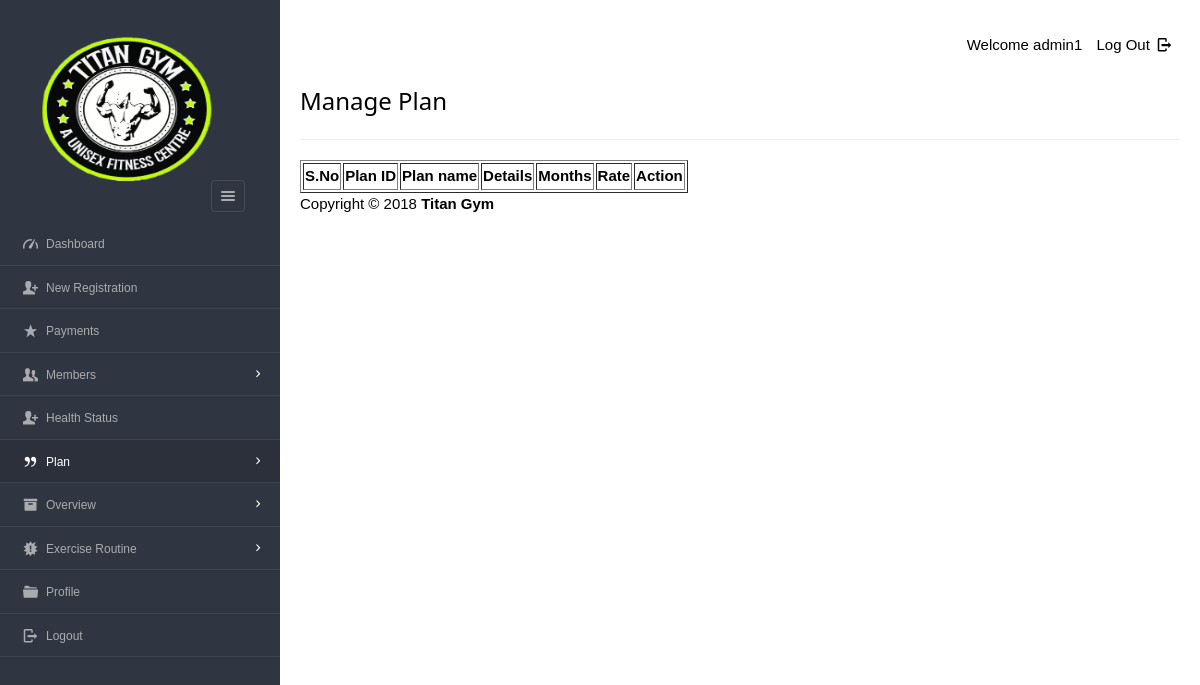
Before: /Files/dashboard/admin/view_plan.php (signed in) with the older database file.
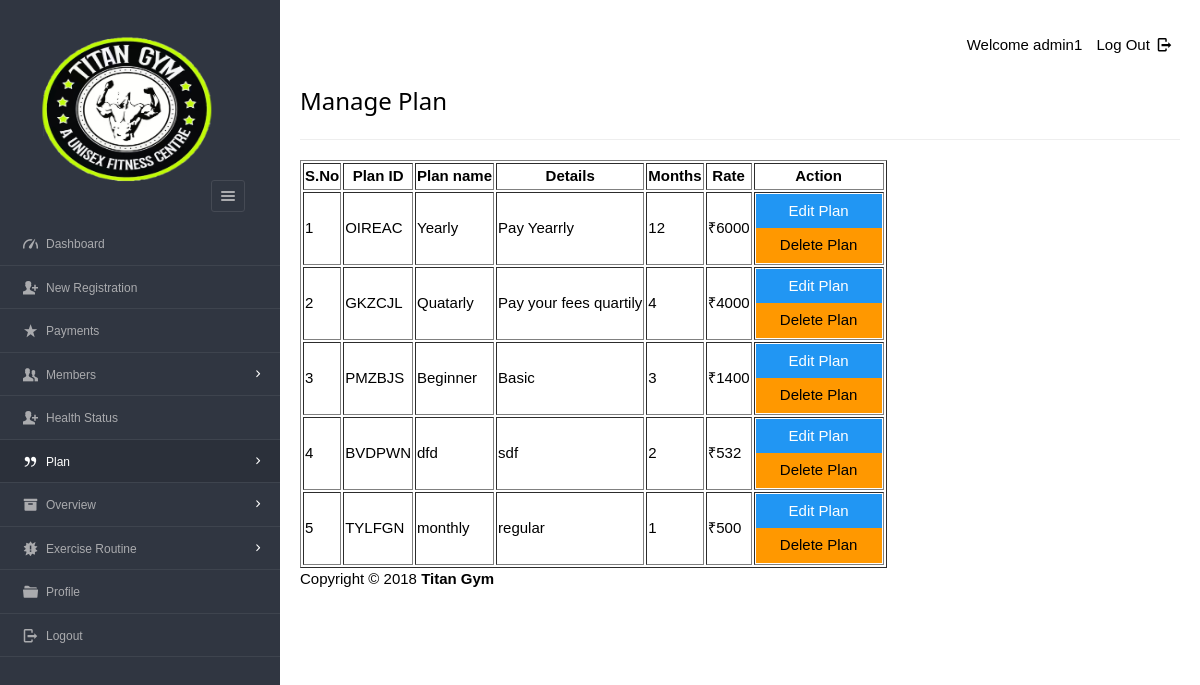
After: the same page with the newer database file.
### tables this page shows
CREATE TABLE `plan`  (
  `pid` varchar(8) NOT NULL,
  `planName` varchar(20) NOT NULL,
  `description` varchar(50) NOT NULL,
  `validity` varchar(20) NOT NULL,
  `amount` int(10) NOT NULL,
  `active` varchar(255) NULL DEFAULT NULL,
  PRIMARY KEY (`pid`) USING BTREE,
  INDEX `pid`(`pid`) USING BTREE
);

### Files/dashboard/admin/view_plan.php (the view, shortened to what this page needs)
<?php
require '../../include/db_conn.php';
?>
<!DOCTYPE html>
<html lang="en">
<head>
    <link rel="stylesheet" href="../../css/style.css"  id="style-resource-5">
    <link rel="stylesheet" href="../../css/dashMain.css">
    <link rel="stylesheet" type="text/css" href="../../css/entypo.css">
	<link href="a1style.css" rel="stylesheet" type="text/css">
</head>
     <body class="page-body  page-fade" onload="collapseSidebar()">
    	<div class="page-container sidebar-collapsed" id="navbarcollapse">
		<div class="sidebar-menu">
			<header class="logo-env">
			<div class="logo">
				<a href="main.php">
					<img src="../../images/logo.png" alt="" width="192" height="80" />
				</a>
			</div>
					<div class="sidebar-collapse" onclick="collapseSidebar()">
				<a href="#" class="sidebar-collapse-icon with-animation">
					<i class="entypo-menu"></i>
				</a>
			</div>
			</header>
    		<?php include('nav.php'); ?>
    	</div>
    		<div class="main-content">
				<div class="row">
					<div class="col-md-6 col-sm-8 clearfix">
					</div>
					<div class="col-md-6 col-sm-4 clearfix hidden-xs">
						<ul class="list-inline links-list pull-right">
							<li>Welcome <?php echo $_SESSION['full_name']; ?>
							</li>
							<li>
								<a href="logout.php">
									Log Out <i class="entypo-logout right"></i>
								</a>
							</li>
						</ul>
					</div>
				</div>
		<h3>Manage Plan</h3>
		<hr />
		<table class="table table-bordered datatable" id="table-1" border=1>
			<thead>
				<tr>
					<th>S.No</th>
					<th>Plan ID</th>
					<th>Plan name</th>
					<th>Details</th>
					<th>Months</th>
					<th>Rate</th>
					<th>Action</th>
				</tr>
			</thead>
				<tbody>
					<?php
					$query  = "select * from plan where active='yes' ORDER BY amount DESC";
					$result = mysqli_query($con, $query);
					$sno    = 1;
					if (mysqli_affected_rows($con) != 0) {
					    while ($row = mysqli_fetch_array($result, MYSQLI_ASSOC)) {
					        $msgid = $row['pid'];
					        echo "<tr><td>" . $sno . "</td>";
					        echo "<td>" . $row['pid'] . "</td>";
					        echo "<td>" . $row['planName'] . "</td>";
					        echo "<td>" . $row['description'] . "</td>";
					        echo "<td>" . $row['validity'] . "</td>";
					        echo "<td>₹" . $row['amount'] . "</td>";
					        $sno++;
					        echo "<td><form action='edit_plan.php' method='post'><input type='hidden' name='name' value='" . $msgid . "'/><input type='submit' value='Edit Plan ' id='button1' class='a1-btn a1-blue'/></form><form action='del_plan.php' method='post' onSubmit='return ConfirmDelete();'><input type='hidden' name='name' value='" . $msgid . "'/><input type='submit' id='button1' value='Delete Plan' class='a1-btn a1-orange'/></form></td></tr>";
					    }
					}
					?>
				</tbody>
		</table>
<?php include('footer.php'); ?>
    	</div>
    </body>
</html>

Changed rows visible on the page:
now on this page (row edited): plan: pid "OIREAC", planName "Yearly", description "Pay Yearrly", validity "12", amount "6000"
now on this page (row edited): plan: pid "GKZCJL", planName "Quatarly", description "Pay your fees quartily", validity "4", amount "4000"
now on this page (row edited): plan: pid "PMZBJS", planName "Beginner", description "Basic", validity "3", amount "1400"
now on this page (row edited): plan: pid "BVDPWN", planName "dfd", description "sdf", validity "2", amount "532"
now on this page (row edited): plan: pid "TYLFGN", planName "monthly", description "regular", validity "1", amount "500"
